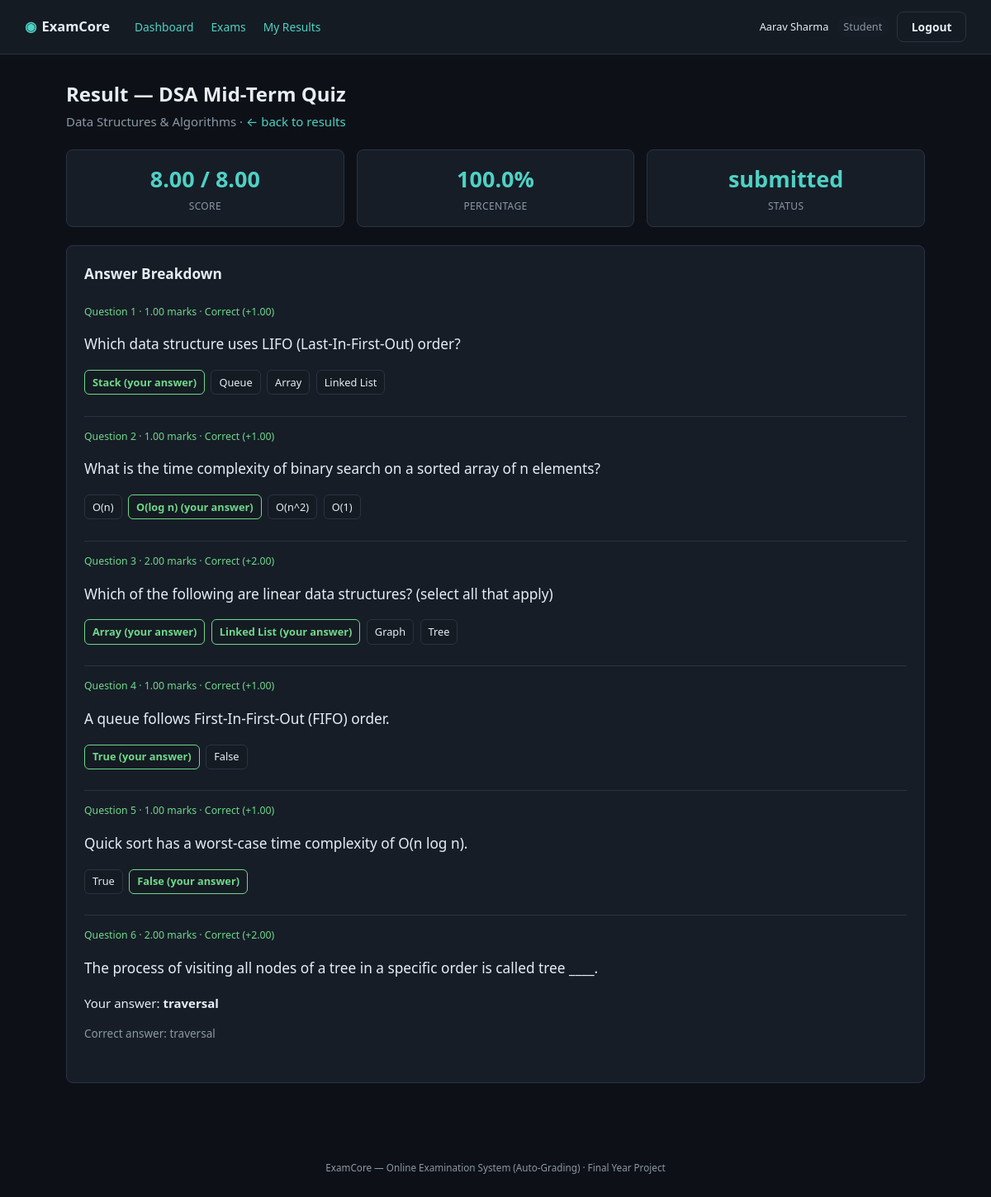
The app's page /index.php?route=student/results/view&attempt_id=1 (signed in) with its own data.
### tables this page shows
CREATE TABLE exam_attempts (
    id                INT AUTO_INCREMENT PRIMARY KEY,
    exam_id           INT NOT NULL,
    student_id        INT NOT NULL,
    started_at        DATETIME NOT NULL,
    submitted_at      DATETIME NULL,
    status            ENUM('in_progress','submitted','auto_submitted','disqualified') NOT NULL DEFAULT 'in_progress',
    score             DECIMAL(6,2) NULL,
    total_marks       DECIMAL(6,2) NULL,
    violation_count   INT NOT NULL DEFAULT 0,
    UNIQUE KEY uniq_exam_student (exam_id, student_id),
    FOREIGN KEY (exam_id) REFERENCES exams(id) ON DELETE CASCADE,
    FOREIGN KEY (student_id) REFERENCES users(id) ON DELETE CASCADE
);

CREATE TABLE exams (
    id                INT AUTO_INCREMENT PRIMARY KEY,
    subject_id        INT NOT NULL,
    examiner_id       INT NOT NULL,
    title             VARCHAR(150) NOT NULL,
    description       TEXT NULL,
    duration_minutes  INT NOT NULL,
    negative_marking  DECIMAL(4,2) NOT NULL DEFAULT 0.00,
    shuffle_questions TINYINT(1) NOT NULL DEFAULT 0,
    status            ENUM('draft','published') NOT NULL DEFAULT 'draft',
    start_at          DATETIME NOT NULL,
    end_at            DATETIME NOT NULL,
    created_at        TIMESTAMP NOT NULL DEFAULT CURRENT_TIMESTAMP,
    FOREIGN KEY (subject_id) REFERENCES subjects(id) ON DELETE CASCADE,
    FOREIGN KEY (examiner_id) REFERENCES users(id) ON DELETE CASCADE
);

CREATE TABLE subjects (
    id            INT AUTO_INCREMENT PRIMARY KEY,
    name          VARCHAR(100) NOT NULL,
    description   TEXT NULL,
    created_by    INT NULL,
    created_at    TIMESTAMP NOT NULL DEFAULT CURRENT_TIMESTAMP,
    FOREIGN KEY (created_by) REFERENCES users(id) ON DELETE SET NULL
);

CREATE TABLE questions (
    id                    INT AUTO_INCREMENT PRIMARY KEY,
    exam_id               INT NOT NULL,
    question_text         TEXT NOT NULL,
    type                  ENUM('single','multi','true_false','fill_blank') NOT NULL,
    marks                 DECIMAL(5,2) NOT NULL DEFAULT 1.00,
    order_no              INT NOT NULL DEFAULT 0,
    correct_answer_text   VARCHAR(255) NULL,
    created_at            TIMESTAMP NOT NULL DEFAULT CURRENT_TIMESTAMP,
    FOREIGN KEY (exam_id) REFERENCES exams(id) ON DELETE CASCADE
);

CREATE TABLE attempt_answers (
    id                    INT AUTO_INCREMENT PRIMARY KEY,
    attempt_id            INT NOT NULL,
    question_id           INT NOT NULL,
    selected_option_ids   VARCHAR(255) NULL,
    answer_text           VARCHAR(255) NULL,
    is_correct            TINYINT(1) NULL,
    marks_awarded         DECIMAL(5,2) NOT NULL DEFAULT 0.00,
    UNIQUE KEY uniq_attempt_question (attempt_id, question_id),
    FOREIGN KEY (attempt_id) REFERENCES exam_attempts(id) ON DELETE CASCADE,
    FOREIGN KEY (question_id) REFERENCES questions(id) ON DELETE CASCADE
);

CREATE TABLE question_options (
    id            INT AUTO_INCREMENT PRIMARY KEY,
    question_id   INT NOT NULL,
    option_text   VARCHAR(500) NOT NULL,
    is_correct    TINYINT(1) NOT NULL DEFAULT 0,
    order_no      INT NOT NULL DEFAULT 0,
    FOREIGN KEY (question_id) REFERENCES questions(id) ON DELETE CASCADE
);

### app/controllers/StudentController.php (called while the page is built, shortened)
<?php
require_once __DIR__ . '/../../core/Auth.php';
require_once __DIR__ . '/../models/Question.php';
require_once __DIR__ . '/../models/QuestionOption.php';
require_once __DIR__ . '/../models/ExamAttempt.php';
require_once __DIR__ . '/../models/AttemptAnswer.php';
class StudentController
{
    public function resultView(): void
    {
        $attemptId = (int)($_GET['attempt_id'] ?? 0);
        $attempt = ExamAttempt::findWithExamForStudent($attemptId, Auth::id());
        $questions = Question::allByExam((int)$attempt['exam_id']);
        $optionsByQuestion = QuestionOption::allByQuestionIds(array_column($questions, 'id'));
        $answers = AttemptAnswer::allByAttempt($attemptId);
        $pageTitle = 'Result — ' . $attempt['exam_title'];
        require __DIR__ . '/../views/student/result_detail.php';
    }
}

### public/index.php (called while the page is built, shortened)
<?php
require_once __DIR__ . '/../core/helpers.php';
require_once __DIR__ . '/../core/Database.php';
require_once __DIR__ . '/../core/Auth.php';
require_once __DIR__ . '/../app/controllers/StudentController.php';
$router = new Router();
$router->get('login', fn() => (new AuthController())->showLogin());
$router->post('login', fn() => (new AuthController())->login());
$router->post('logout', fn() => (new AuthController())->logout());
$router->get('admin/dashboard', fn() => (new AdminController())->dashboard());
$router->get('admin/subjects', fn() => (new AdminController())->subjects());
$router->post('admin/subjects/store', fn() => (new AdminController())->subjectStore());
$router->post('admin/subjects/update', fn() => (new AdminController())->subjectUpdate());
$router->post('admin/subjects/delete', fn() => (new AdminController())->subjectDelete());
$router->get('admin/examiners', fn() => (new AdminController())->examiners());
$router->post('admin/examiners/store', fn() => (new AdminController())->examinerStore());
$router->post('admin/examiners/status', fn() => (new AdminController())->examinerToggleStatus());
$router->get('admin/students', fn() => (new AdminController())->students());
$router->post('admin/students/store', fn() => (new AdminController())->studentStore());
$router->post('admin/students/status', fn() => (new AdminController())->studentToggleStatus());
$router->get('admin/exams', fn() => (new AdminController())->exams());
$router->get('admin/analytics', fn() => (new AdminController())->analytics());
$router->get('examiner/dashboard', fn() => (new ExaminerController())->dashboard());
$router->get('examiner/exams', fn() => (new ExaminerController())->exams());
$router->get('examiner/exams/create', fn() => (new ExaminerController())->examCreateForm());
$router->post('examiner/exams/store', fn() => (new ExaminerController())->examStore());
$router->get('examiner/exams/edit', fn() => (new ExaminerController())->examEditForm());
$router->post('examiner/exams/update', fn() => (new ExaminerController())->examUpdate());
$router->post('examiner/exams/delete', fn() => (new ExaminerController())->examDelete());
$router->post('examiner/exams/publish', fn() => (new ExaminerController())->examPublishToggle());
$router->get('examiner/questions', fn() => (new ExaminerController())->questions());
$router->post('examiner/questions/store', fn() => (new ExaminerController())->questionStore());
$router->post('examiner/questions/update', fn() => (new ExaminerController())->questionUpdate());
$router->post('examiner/questions/delete', fn() => (new ExaminerController())->questionDelete());
$router->get('examiner/results', fn() => (new ExaminerController())->results());
$router->get('examiner/analytics', fn() => (new ExaminerController())->analytics());
$router->get('student/dashboard', fn() => (new StudentController())->dashboard());
$router->get('student/exams', fn() => (new StudentController())->exams());
$router->get('student/exam/start', fn() => (new StudentController())->examStart());
$router->get('student/exam/attempt', fn() => (new StudentController())->examAttempt());
$router->post('student/exam/autosave', fn() => (new StudentController())->autosave());
$router->post('student/exam/violation', fn() => (new StudentController())->violation());
$router->post('student/exam/submit', fn() => (new StudentController())->submit());
$router->get('student/results', fn() => (new StudentController())->results());
$router->get('student/results/view', fn() => (new StudentController())->resultView());
$route = $_GET['route'] ?? '';
$router->dispatch($_SERVER['REQUEST_METHOD'], $route);

### core/Router.php (called while the page is built, shortened)
<?php
class Router
{
    private array $routes = ['GET' => [], 'POST' => []];
    public function get(string $route, callable $handler): void
    {
        $this->routes['GET'][$route] = $handler;
    }
    public function post(string $route, callable $handler): void
    {
        $this->routes['POST'][$route] = $handler;
    }
    public function dispatch(string $method, string $route): void
    {
        $handler = $this->routes[$method][$route] ?? null;
        try {
            $handler();
        } catch (Throwable $e) {
            error_log($e->getMessage());
            http_response_code(500);
            require __DIR__ . '/../app/views/errors/500.php';
        }
    }
}

### core/Auth.php (called while the page is built, shortened)
<?php
require_once __DIR__ . '/Database.php';
class Auth
{
    public static function id(): ?int
    {
        return $_SESSION['user_id'] ?? null;
    }
}

### config/database.php (called while the page is built)
<?php
return [
    'host'     => '127.0.0.1',
    'port'     => 3306,
    'database' => 'online_examination_system',
    'username' => 'root',
    'password' => '',
    'charset'  => 'utf8mb4',
];

### core/Database.php (called while the page is built)
<?php
class Database
{
    private static ?PDO $instance = null;
    public static function connect(): PDO
    {
        if (self::$instance === null) {
            $config = require __DIR__ . '/../config/database.php';
            $dsn = sprintf(
                'mysql:host=%s;port=%d;dbname=%s;charset=%s',
                $config['host'],
                $config['port'],
                $config['database'],
                $config['charset']
            );
            self::$instance = new PDO($dsn, $config['username'], $config['password'], [
                PDO::ATTR_ERRMODE            => PDO::ERRMODE_EXCEPTION,
                PDO::ATTR_DEFAULT_FETCH_MODE => PDO::FETCH_ASSOC,
                PDO::ATTR_EMULATE_PREPARES   => false,
            ]);
        }
        return self::$instance;
    }
}

### app/models/ExamAttempt.php (called while the page is built, shortened)
<?php
require_once __DIR__ . '/../../core/Database.php';
class ExamAttempt
{
    public static function findWithExamForStudent(int $attemptId, int $studentId): ?array
    {
        $stmt = Database::connect()->prepare(
            'SELECT a.*, e.title AS exam_title, e.negative_marking, e.duration_minutes, e.shuffle_questions, s.name AS subject_name
             FROM exam_attempts a
             JOIN exams e ON e.id = a.exam_id
             JOIN subjects s ON s.id = e.subject_id
             WHERE a.id = ? AND a.student_id = ?'
        );
        $stmt->execute([$attemptId, $studentId]);
        return $stmt->fetch() ?: null;
    }
}

### core/helpers.php (called while the page is built, shortened)
<?php
function e(?string $value): string
{
    return htmlspecialchars($value ?? '', ENT_QUOTES, 'UTF-8');
}

### app/models/Question.php (called while the page is built, shortened)
<?php
require_once __DIR__ . '/../../core/Database.php';
class Question
{
    public static function allByExam(int $examId): array
    {
        $stmt = Database::connect()->prepare('SELECT * FROM questions WHERE exam_id = ? ORDER BY order_no, id');
        $stmt->execute([$examId]);
        return $stmt->fetchAll();
    }
}

### app/models/AttemptAnswer.php (called while the page is built, shortened)
<?php
require_once __DIR__ . '/../../core/Database.php';
class AttemptAnswer
{
    public static function allByAttempt(int $attemptId): array
    {
        $stmt = Database::connect()->prepare('SELECT * FROM attempt_answers WHERE attempt_id = ?');
        $stmt->execute([$attemptId]);
        $byQuestion = [];
        foreach ($stmt->fetchAll() as $row) {
            $byQuestion[$row['question_id']] = $row;
        }
        return $byQuestion;
    }
}

### app/models/QuestionOption.php (called while the page is built, shortened)
<?php
require_once __DIR__ . '/../../core/Database.php';
class QuestionOption
{
    public static function allByQuestionIds(array $questionIds): array
    {
        $placeholders = implode(',', array_fill(0, count($questionIds), '?'));
        $stmt = Database::connect()->prepare(
            "SELECT * FROM question_options WHERE question_id IN ($placeholders) ORDER BY question_id, order_no, id"
        );
        $stmt->execute($questionIds);
        $grouped = [];
        foreach ($stmt->fetchAll() as $row) {
            $grouped[$row['question_id']][] = $row;
        }
        return $grouped;
    }
}

### app/views/student/result_detail.php (the view, shortened to what this page needs)
<?php require __DIR__ . '/../partials/header.php'; ?>
<?php require __DIR__ . '/../partials/navbar.php'; ?>
<main class="page">
    <h1><?= e($pageTitle) ?></h1>
    <p class="page-sub"><?= e($attempt['subject_name']) ?> &middot; <a href="/index.php?route=student/results">&larr; back to results</a></p>
    <div class="stat-grid">
        <div class="stat-tile"><span class="stat-value"><?= e($attempt['score']) ?> / <?= e($attempt['total_marks']) ?></span><span class="stat-label">Score</span></div>
        <div class="stat-tile"><span class="stat-value"><?= $attempt['total_marks'] > 0 ? number_format(($attempt['score'] / $attempt['total_marks']) * 100, 1) : 0 ?>%</span><span class="stat-label">Percentage</span></div>
        <div class="stat-tile"><span class="stat-value"><?= e(str_replace('_', ' ', $attempt['status'])) ?></span><span class="stat-label">Status</span></div>
    </div>
    <section class="card">
        <h2>Answer Breakdown</h2>
        <?php foreach ($questions as $i => $q): ?>
            <?php
            $answer = $answers[$q['id']] ?? null;
            $selectedIds = $answer && $answer['selected_option_ids'] ? explode(',', (string)$answer['selected_option_ids']) : [];
            $isCorrect = $answer['is_correct'] ?? null;
            $rowClass = $isCorrect === null ? 'unanswered' : ($isCorrect ? 'correct' : 'incorrect');
            ?>
            <div class="review-row review-<?= $rowClass ?>">
                <p class="q-meta">Question <?= $i + 1 ?> &middot; <?= e((string)$q['marks']) ?> marks &middot;
                    <?php if ($isCorrect === null): ?>Not answered<?php elseif ($isCorrect): ?>Correct (+<?= e((string)$answer['marks_awarded']) ?>)<?php else: ?>Incorrect (<?= e((string)$answer['marks_awarded']) ?>)<?php endif; ?>
                </p>
                <p class="q-text"><?= e($q['question_text']) ?></p>
                <?php if ($q['type'] === 'fill_blank'): ?>
                    <p>Your answer: <strong><?= e($answer['answer_text'] ?? '(blank)') ?></strong></p>
                    <p class="muted">Correct answer: <?= e($q['correct_answer_text']) ?></p>
                <?php else: ?>
                    <ul class="option-list">
                        <?php foreach ($optionsByQuestion[$q['id']] ?? [] as $opt): ?>
                            <?php
                            $wasSelected = in_array((string)$opt['id'], $selectedIds, true);
                            $classes = [];
                            if ($opt['is_correct']) $classes[] = 'correct-option';
                            if ($wasSelected) $classes[] = 'was-selected';
                            ?>
                            <li class="<?= e(implode(' ', $classes)) ?>"><?= e($opt['option_text']) ?><?= $wasSelected ? ' (your answer)' : '' ?></li>
                        <?php endforeach; ?>
                    </ul>
                <?php endif; ?>
            </div>
        <?php endforeach; ?>
    </section>
</main>
<?php require __DIR__ . '/../partials/footer.php'; ?>

### records on screen
exam_attempts: exam.title "Result — DSA Mid-Term Quiz", subjects.name "Data Structures & Algorithms", score "8.00", total_marks "8.00", ($attempt['score'] / $attempt['total_marks']) * 100 "100.0", status "submitted"
questions: marks "1.00", id.marks_awarded "1.00", question_text "Which data structure uses LIFO (Last-In-First-Out) order?"
question_options: option_text "Stack", shows "(your answer)"
question_options: option_text "Queue"
question_options: option_text "Array"
question_options: option_text "Linked List"
questions: marks "1.00", id.marks_awarded "1.00", question_text "What is the time complexity of binary search on a sorted array of n elements?"
question_options: option_text "O(n)"
question_options: option_text "O(log n)", shows "(your answer)"
question_options: option_text "O(n^2)"
question_options: option_text "O(1)"
questions: marks "2.00", id.marks_awarded "2.00", question_text "Which of the following are linear data structures? (select all that apply)"
question_options: option_text "Array", shows "(your answer)"
question_options: option_text "Linked List", shows "(your answer)"
question_options: option_text "Graph"
question_options: option_text "Tree"
questions: marks "1.00", id.marks_awarded "1.00", question_text "A queue follows First-In-First-Out (FIFO) order."
question_options: option_text "True", shows "(your answer)"
question_options: option_text "False"
questions: marks "1.00", id.marks_awarded "1.00", question_text "Quick sort has a worst-case time complexity of O(n log n)."
question_options: option_text "True"
question_options: option_text "False", shows "(your answer)"
questions: marks "2.00", id.marks_awarded "2.00", question_text "The process of visiting all nodes of a tree in a specific order is called tree ____.", id.answer_text "traversal", correct_answer_text "traversal"

### other values on screen
$label "Dashboard"
$label "Exams"
$label "My Results"
Auth::name() "Aarav Sharma"
str_replace('_', ' ', $role) "Student"
